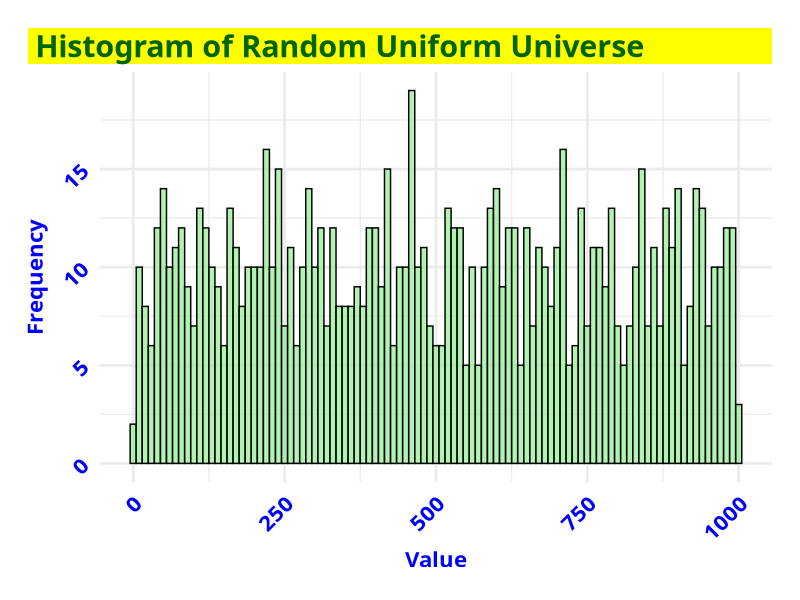
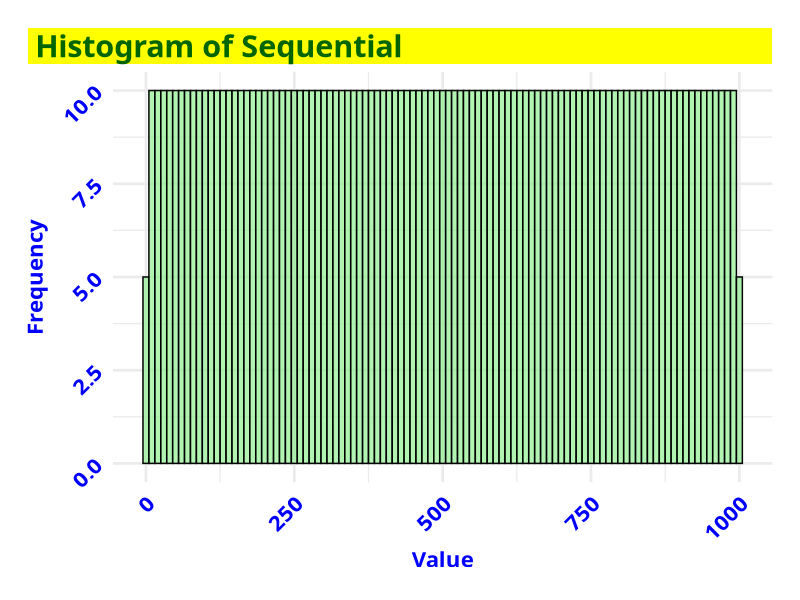
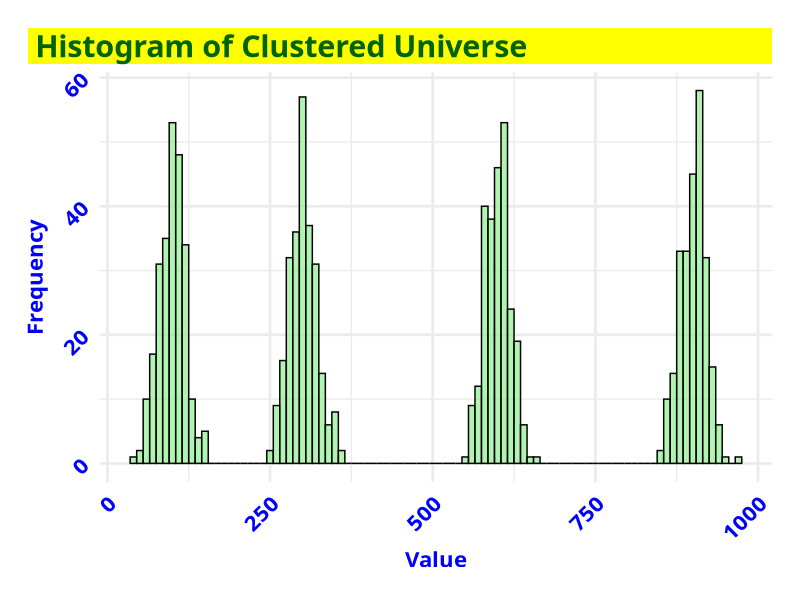
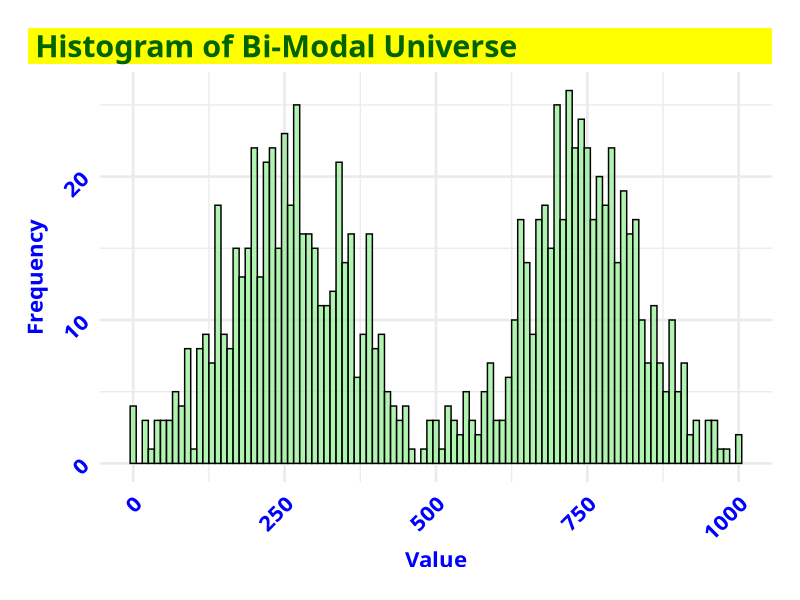
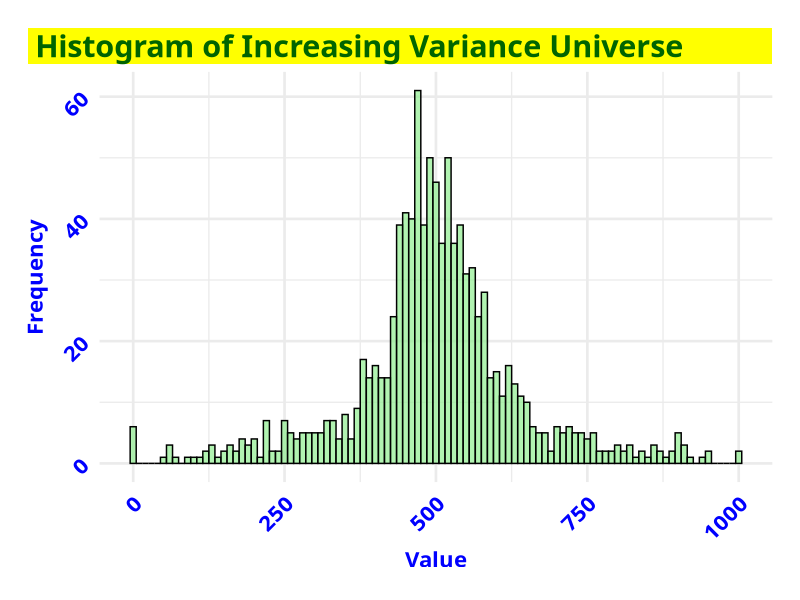
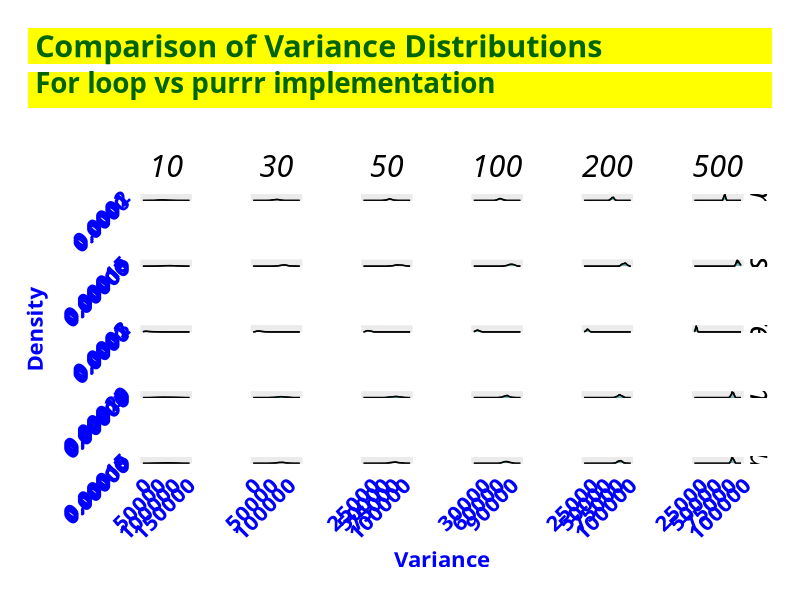
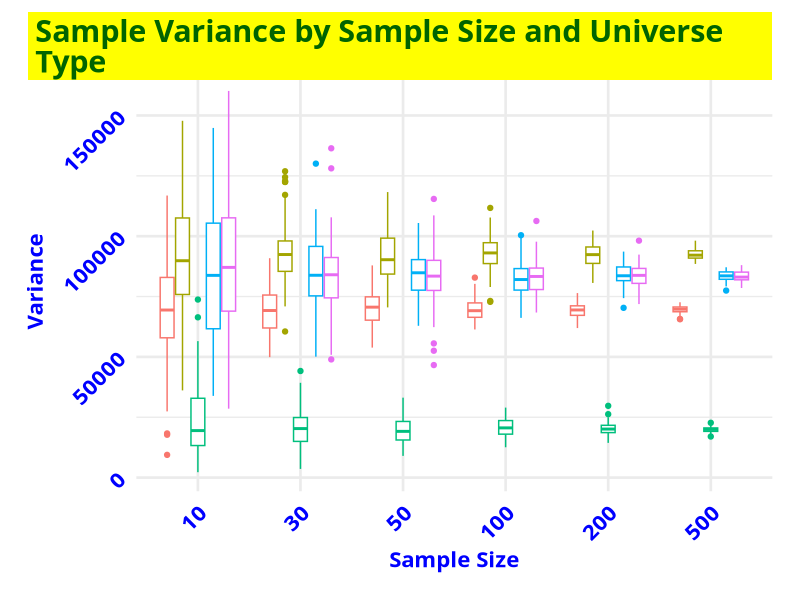
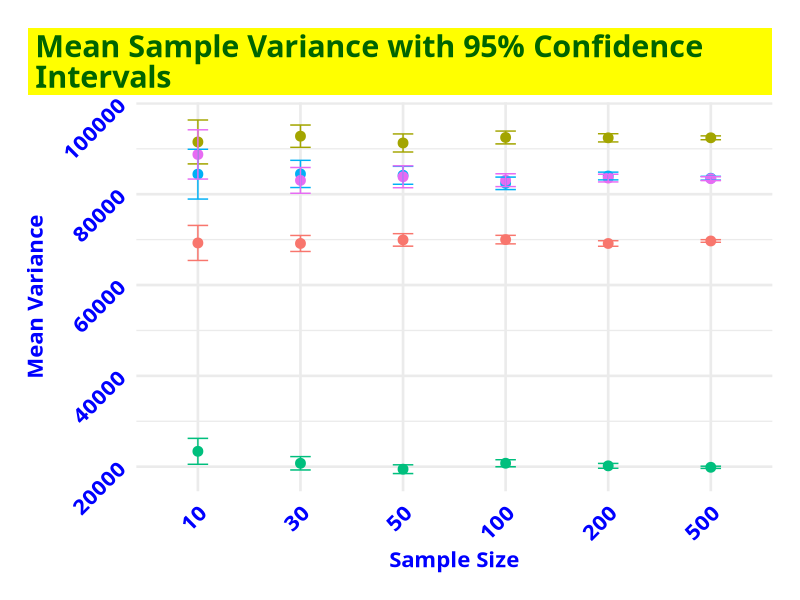

Write the R code that produced these figures, in order.
## ---- chunk 1
#| label: setup
#| include: false


# install.packages(c("mapview", "survey", "srvyr", "arcgislayers"))

# census_api_key("95496766c51541ee6f402c1e1a8658581285b759", install = TRUE, overwrite = TRUE)


# # load libraries - NOT NEEDED


# Force dplyr's select to take precedence
select <- dplyr::select
filter <- dplyr::filter

# Options
options(scipen = 999)
options(qic.clshade = T) # NO LONGER NEEDED; CHARTS ALL PREPARED WITH GGPLOT2 ONLY
options(qic.linecol = 'black') # NO LONGER NEEDED; CHARTS ALL PREPARED WITH GGPLOT2 ONLY
options(qic.signalcol = "firebrick") # NO LONGER NEEDED; CHARTS ALL PREPARED WITH GGPLOT2 ONLY
options(qic.targetcol = "purple") # NO LONGER NEEDED; CHARTS ALL PREPARED WITH GGPLOT2 ONLY
options(DT.options = list(dom = 'pBlfrti')) # Add buttons, filtering, and top (t) pagination controls
options(shiny.maxRequestSize = 50 * 1024^2) # Set upload maximum to 50 MB
options(tigris_use_cache = TRUE)


flextable::set_flextable_defaults(
  font.size = 14, 
  font.family = "Cabin",
  font.color = "black",
  table.layout = "fixed",
  border.color = "darkgray",
  padding.top = 3, padding.bottom = 3,
  padding.left = 4, padding.right = 4,
  line_spacing = 1.3,
  digits = 2,
  decimal.mark = ",",
  big.mark = " ",
  na_str = "<na>"
  )


# Set global theme for consistent plots
ggplot2::theme_set(
  ggplot2::theme_minimal(base_size = 20) +
    ggplot2::theme(
      plot.title.position = "plot",
      plot.title = ggtext::element_textbox_simple(
        family = "Cabin",
        face = "bold",
        color = "darkgreen",
        size = 22,
        fill = "yellow",
        lineheight = 1.0,
        padding = ggplot2::margin(5.5, 5.5, 0.0, 5.5),
        margin = ggplot2::margin(0, 0, 5.5, 0)
      ),
      plot.subtitle = ggtext::element_textbox_simple(
        family = "Cabin",
        color = "darkgreen",
        face = "bold",
        size = 20,
        fill = "yellow",
        lineheight = 1.0,
        padding = ggplot2::margin(0.0, 5.5, 5.5, 5.5),
        margin = ggplot2::margin(0, 0, 5.5, 0)
      ),
      plot.caption = ggtext::element_markdown(
        family = "Cabin",
        size = 16,
        hjust = 1,
        color = "darkblue",
        face = "italic",
        fill = "yellow",
        lineheight = 1.0
      ),
      axis.text.x = ggtext::element_markdown(
        family = "Cabin",
        face = "bold",
        color = "blue",
        size = 16,
        angle = 45,
        hjust = 1
      ),
        # ggplot2::element_blank(),
      axis.title.x = ggtext::element_markdown(
        family = "Cabin",
        face = "bold",
        color = "blue",
        size = 16),
        # ggplot2::element_blank(),
      axis.text.y = ggtext::element_markdown(
        family = "Cabin",
        face = "bold",
        color = "blue",
        size = 16,
        angle = 45,
        hjust = 1
      ),
        # ggplot2::element_blank(),
      axis.title.y = ggtext::element_markdown(
        family = "Cabin",
        face = "bold",
        color = "blue",
        size = 16),
        # ggplot2::element_blank(),
      strip.text = ggtext::element_markdown(
        family = "Cabin",
        color = "black",
        size = ggplot2::rel(1.1),
        face = "italic",
        margin = ggplot2::margin(2, 0, 0.5, 0, "lines")
      ),
      axis.text = ggtext::element_markdown(
        family = "Cabin",
        color = "black"),
      panel.background = ggplot2::element_rect(fill = "white", color = NA),
      plot.background = ggplot2::element_rect(fill = "white", color = NA),
      legend.position = "none",
      panel.spacing.x = grid::unit(1.5, "cm"),
      panel.spacing.y = grid::unit(1.5, "cm"),
      plot.margin = ggplot2::margin(20, 20, 20, 20, "pt")
    )
)



  
# Set seed for reproducibility
set.seed(123)

## ---- chunk 2

base::set.seed(123)

# Create a random universe (1000 random integers between 1 and 1000)
random_universe <- base::sample(1:1000, 1000, replace = TRUE)

# Create non-random universes (several options)

# Option 1: Sequential numbers
sequential_universe <- 1:1000

# Option 2: Clustered data (4 distinct clusters)
clustered_universe <- c(
  stats::rnorm(250, mean = 100, sd = 20),
  stats::rnorm(250, mean = 300, sd = 20),
  stats::rnorm(250, mean = 600, sd = 20),
  stats::rnorm(250, mean = 900, sd = 20)
)
# Round to integers and ensure values are within 1-1000
clustered_universe <- base::pmin(1000, base::pmax(1, base::round(clustered_universe)))

# Option 3: Bimodal distribution
bimodal_universe <- c(
  stats::rnorm(500, mean = 250, sd = 100),
  stats::rnorm(500, mean = 750, sd = 100)
)
# Round to integers and ensure values are within 1-1000
bimodal_universe <- base::pmin(1000, base::pmax(1, base::round(bimodal_universe)))

# Option 4: Increasing variance (first half has low variance, second half high)
increasing_var_universe <- c(
  stats::rnorm(500, mean = 500, sd = 50),
  stats::rnorm(500, mean = 500, sd = 200)
)
# Round to integers and ensure values are within 1-1000
increasing_var_universe <- base::pmin(1000, base::pmax(1, base::round(increasing_var_universe)))
 


# create dataframes for ggplot2
df_random <- base::data.frame(random_universe)
df_sequential <- base::data.frame(sequential_universe)
df_clustered <- base::data.frame(clustered_universe)
df_bimodal <- base::data.frame(bimodal_universe)
df_increasing_var_universe <- base::data.frame(increasing_var_universe)


# Histograms of the universes
ggplot2::ggplot(df_random, 
                ggplot2::aes(x = random_universe)) +
  ggplot2::geom_histogram(binwidth = 10, fill = "lightgreen", color = "black", alpha = 0.7) +
  ggplot2::labs(title = "Histogram of Random Uniform Universe", x = "Value", y = "Frequency")


ggplot2::ggplot(df_sequential, 
                ggplot2::aes(x = sequential_universe)) +
  ggplot2::geom_histogram(binwidth = 10, fill = "lightgreen", color = "black", alpha = 0.7) +
  ggplot2::labs(title = "Histogram of Sequential", x = "Value", y = "Frequency")


ggplot2::ggplot(df_clustered, 
                ggplot2::aes(x = clustered_universe)) +
  ggplot2::geom_histogram(binwidth = 10, fill = "lightgreen", color = "black", alpha = 0.7) +
  ggplot2::labs(title = "Histogram of Clustered Universe", x = "Value", y = "Frequency")


ggplot2::ggplot(df_bimodal,
                ggplot2::aes(x = bimodal_universe)) +
  ggplot2::geom_histogram(binwidth = 10, fill = "lightgreen", color = "black", alpha = 0.7) +
  ggplot2::labs(title = "Histogram of Bi-Modal Universe", x = "Value", y = "Frequency")


ggplot2::ggplot(df_increasing_var_universe, 
                ggplot2::aes(x = increasing_var_universe)) +
  ggplot2::geom_histogram(binwidth = 10, fill = "lightgreen", color = "black", alpha = 0.7) +
  ggplot2::labs(title = "Histogram of Increasing Variance Universe", x = "Value", y = "Frequency")


## ---- chunk 3
# Using a for loop

calculate_sample_variances <- function(universe, sample_size, num_samples = 100) {
  # Create empty numeric vector to store results
  variances <- numeric(num_samples)   # num_samples = sample size
  
  # Loop through and take samples
  for(i in 1:num_samples) {
    sample_data <- base::sample(universe, sample_size)
    variances[i] <- stats::var(sample_data)
  }
  
  base::return(variances)
}
## ---- chunk 4


calculate_sample_variances_purrr <- function(universe, sample_size, num_samples = 100) {
  # Use map_dbl to iterate and return a numeric vector
  variances <- purrr::map_dbl(1:num_samples, function(x) {
    sample_data <- base::sample(universe, sample_size)
    stats::var(sample_data)
  })
  
  return(variances)
}


## ---- chunk 5


calculate_sample_variances_purrr <- function(universe, sample_size, num_samples = 100) {
  purrr::map_dbl(1:num_samples, ~ stats::var(base::sample(universe, sample_size)))
}

## ---- chunk 6

# Using For loop

# Define sample sizes to test
sample_sizes <- c(10, 30, 50, 100, 200, 500)

# Create empty list to store results
results <- base::list()

# Loop through sample sizes
for(size in sample_sizes) {
  # Calculate variances for each universe
  random_variances <- calculate_sample_variances(random_universe, size)
  sequential_variances <- calculate_sample_variances(sequential_universe, size)
  clustered_variances <- calculate_sample_variances(clustered_universe, size)
  bimodal_variances <- calculate_sample_variances(bimodal_universe, size)
  increasing_var_variances <- calculate_sample_variances(increasing_var_universe, size)
  
  # Store in results list with descriptive names
  results[[paste0("size_", size)]] <- base::list(
    random = random_variances,
    sequential = sequential_variances,
    clustered = clustered_variances,
    bimodal = bimodal_variances,
    increasing = increasing_var_variances
  )
}

## ---- chunk 7
# Using purrr()

# Define sample sizes to test
sample_sizes <- c(10, 30, 50, 100, 200, 500)

# Use map() to process each sample size and create a named list
results_purrr <- purrr::map(sample_sizes, function(size) {
  
  # Calculate variances for each universe
  random_variances_purrr <- calculate_sample_variances_purrr(random_universe, size)
  sequential_variances_purrr <- calculate_sample_variances_purrr(sequential_universe, size)
  clustered_variances_purrr <- calculate_sample_variances_purrr(clustered_universe, size)
  bimodal_variances_purrr <- calculate_sample_variances_purrr(bimodal_universe, size)
  increasing_var_variances_purrr <- calculate_sample_variances_purrr(increasing_var_universe, size)
  
  # Return a list for this sample size
  base::list(
    random = random_variances_purrr,
    sequential = sequential_variances_purrr,
    clustered = clustered_variances_purrr,
    bimodal = bimodal_variances_purrr,
    increasing = increasing_var_variances_purrr
  )
}) |> 
  # Set names for the resulting list elements
  purrr::set_names(paste0("size_", sample_sizes))

## ---- chunk 8


# Function to extract values from a nested list into a data frame
extract_values <- function(results_list, source_name) {
  result_df <- base::data.frame()
  
  for (size_name in names(results_list)) {
    size <- base::as.numeric(base::gsub("size_", "", size_name))
    
    for (universe_type in names(results_list[[size_name]])) {
      temp_df <- base::data.frame(
        sample_size = size,
        universe_type = universe_type,
        variance = results_list[[size_name]][[universe_type]],
        source = source_name
      )
      
      result_df <- base::rbind(result_df, temp_df)
    }
  }
  
  return(result_df)
}

# Create data frames from both lists
df1 <- extract_values(results, "for_loop")
df2 <- extract_values(results_purrr, "purrr")

# Combine the data frames
combined_df <- base::rbind(df1, df2)

# Plot comparison
ggplot2::ggplot(combined_df, 
                ggplot2::aes(x = variance, 
                             fill = source)) +
  ggplot2::geom_density(alpha = 0.5) +
  ggplot2::facet_grid(universe_type ~ sample_size, scales = "free") +
  ggplot2::labs(title = "Comparison of Variance Distributions",
                subtitle = "For loop vs purrr implementation",
                x = "Variance", 
                y = "Density"
                )

## ---- chunk 9

# Create empty data frame
results_df <- base::data.frame()

# Loop through each sample size in results
for(size_name in names(results)) {
  # Extract numeric size from name
  size <- base::as.numeric(base::gsub("size_", "", size_name))
  
  # For each universe type and sample size, add data to results_df
  for(universe_type in names(results[[size_name]])) {
    # Create temporary data frame
    temp_df <- base::data.frame(
      sample_size = size,
      variance = results[[size_name]][[universe_type]],
      universe_type = universe_type
    )
    
    # Add to main results data frame
    results_df <- base::rbind(results_df, temp_df)
  }
}

## ---- chunk 10


# Basic boxplot of variances by universe type and sample size
ggplot2::ggplot(results_df,
                ggplot2::aes(x = factor(sample_size), y = variance, color = universe_type)) +
  ggplot2::geom_boxplot() +
  ggplot2::labs(
    title = "Sample Variance by Sample Size and Universe Type",
    x = "Sample Size",
    y = "Variance",
    color = "Universe Type"
  ) 

# Calculate summary statistics
summary_stats <- results_df |>
  dplyr::group_by(sample_size, universe_type) |>
  dplyr::summarize(
    mean_variance = base::mean(variance),
    sd_variance = stats::sd(variance),
    n = dplyr::n(),
    se = sd_variance/base::sqrt(n),
    ci_lower = mean_variance - 1.96*se,
    ci_upper = mean_variance + 1.96*se
  )

# Plot with confidence intervals
ggplot2::ggplot(summary_stats, 
                ggplot2::aes(x = factor(sample_size), y = mean_variance, color = universe_type)) +
  ggplot2::geom_point(size = 3) +
  ggplot2::geom_errorbar(ggplot2::aes(ymin = ci_lower, ymax = ci_upper), width = 0.2) +
  ggplot2::labs(
    title = "Mean Sample Variance with 95% Confidence Intervals",
    x = "Sample Size",
    y = "Mean Variance",
    color = "Universe Type"
  ) 

## ---- chunk 11
# Create data frame for statistical tests
test_results <- base::data.frame()

# For each sample size
for(size in base::unique(results_df$sample_size)) {
  # Filter data for this sample size
  size_data <- dplyr::filter(results_df, sample_size == size)
  
  # Perform F-test between random and sequential universes
  random_data <- dplyr::filter(size_data, universe_type == "random")$variance
  sequential_data <- dplyr::filter(size_data, universe_type == "sequential")$variance
  
  f_test <- stats::var.test(random_data, sequential_data)
  
  # Add results to test_results data frame
  test_results <- base::rbind(test_results, base::data.frame(
    sample_size = size,
    comparison = "random vs sequential",
    p_value = f_test$p.value,
    significant = f_test$p.value < 0.05
  ))
  
  # Repeat for other comparisons as needed
}

print(test_results)
